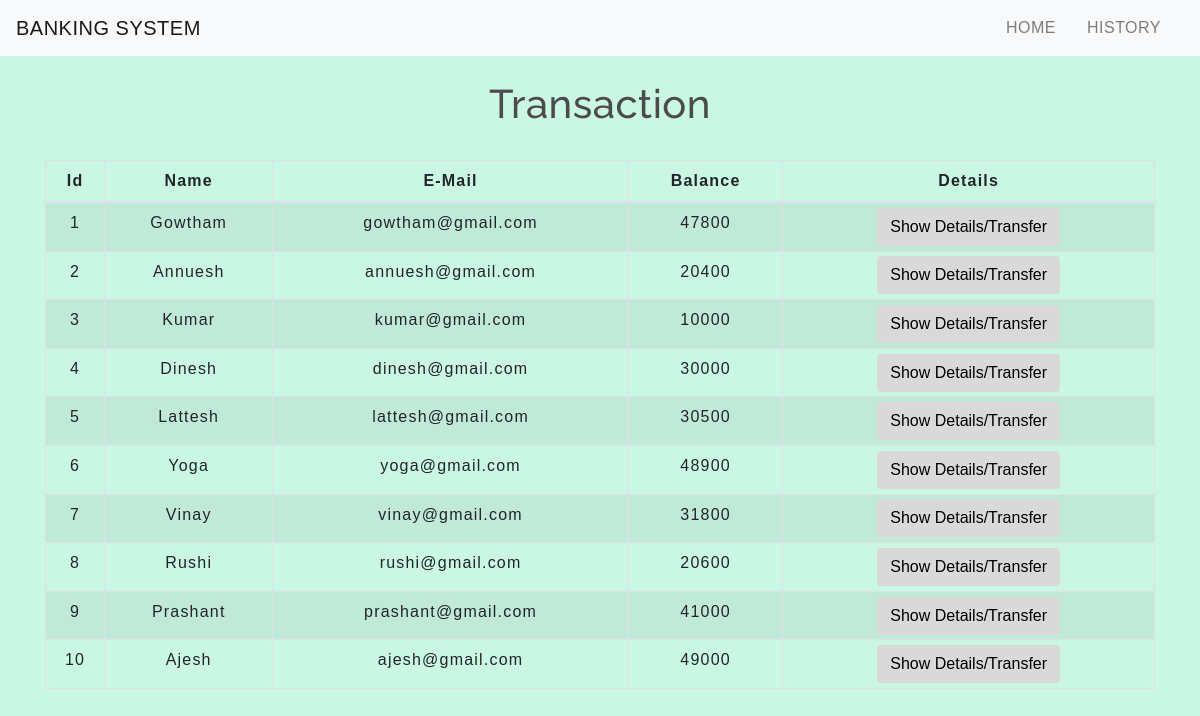
/transaction.php, run on the app's committed database.
### tables this page shows
CREATE TABLE `users` (
  `id` int(20) NOT NULL,
  `name` varchar(20) NOT NULL,
  `email` varchar(30) NOT NULL,
  `balance` int(15) NOT NULL
);

### transaction.php (the view, shortened to what this page needs)
<!DOCTYPE html>
<html lang="en">
<head>
    <link rel="stylesheet" href="https://maxcdn.bootstrapcdn.com/bootstrap/4.0.0/css/bootstrap.min.css">
    <link rel="stylesheet" type="text/css" href="css/table.css">
    <link rel="stylesheet" type="text/css" href="css/navbar.css">
</head>
<body>
<?php
    include 'config.php';
    $sql = "SELECT * FROM users";
    $result = mysqli_query($conn,$sql);
?>
<?php
  include 'navbar.php';
?>
<div class="container">
        <h2 class="text-center pt-4">Transaction</h2>
        <br>
            <div class="row">
                <div class="col">
                    <div class="table-responsive-sm">
                    <table class="table table-hover table-sm table-striped table-condensed table-bordered">
                        <thead>
                            <tr>
                            <th scope="col" class="text-center py-2">Id</th>
                            <th scope="col" class="text-center py-2">Name</th>
                            <th scope="col" class="text-center py-2">E-Mail</th>
                            <th scope="col" class="text-center py-2">Balance</th>
                            <th scope="col" class="text-center py-2">Details</th>
                            </tr>
                        </thead>
                        <tbody>
                <?php
                    while($rows=mysqli_fetch_assoc($result)){
                ?>
                    <tr>
                        <td class="py-2"><?php echo $rows['id'] ?></td>
                        <td class="py-2"><?php echo $rows['name']?></td>
                        <td class="py-2"><?php echo $rows['email']?></td>
                        <td class="py-2"><?php echo $rows['balance']?></td>
                        <td><a href="customerdetails.php?id= <?php echo $rows['id'] ;?>"> <button type="button" class="btn">Show Details/Transfer</button></a></td>
                    </tr>
                <?php
                    }
                ?>
                        </tbody>
                    </table>
                    </div>
                </div>
            </div>
         </div>
</body>
</html>

### navbar.php (shortened to what this page needs)
<nav class="navbar navbar-expand-md navbar-light bg-light">
<a class="navbar-brand" href="index.php">BANKING SYSTEM</a>
<div class="collapse navbar-collapse" id="collapsibleNavbar">
      <ul class="navbar-nav ml-auto">
        <li class="nav-item">
          <a class="nav-link" href="index.php">HOME</a>
        </li>
        <li class="nav-item">
          <a class="nav-link" href="transactionhistory.php">HISTORY</a>
        </li>
    </div>
 </nav>

### table.css (style rules this page uses)
* { padding: 0; margin: 0; box-sizing: border-box; font-family: sans-serif; }
h2 { font-size: 40px; }
table { letter-spacing: 1.2px; }
td { text-align: center; }
button { border:none; background: #d9d9d9; transition: 1s; }

### navbar.css (style rules this page uses)
.nav-link { margin-right: 15px; color:#2F363F; letter-spacing: 0.5px; transition: 0.5s; }
.navbar-brand { color: #4C4B4B; letter-spacing: 0.5px; }
h2 { color: #4C4B4B; letter-spacing: 0.5px; font-family: raleway; }

### transaction.php (style rules this page uses)
button { transition: 1.5s; }
body { background-color: #CAF7E3; }

### data on the page
users: id "1", name "Gowtham", email "gowtham@gmail.com", balance "47800"
users: id "2", name "Annuesh", email "annuesh@gmail.com", balance "20400"
users: id "3", name "Kumar", email "kumar@gmail.com", balance "10000"
users: id "4", name "Dinesh", email "dinesh@gmail.com", balance "30000"
users: id "5", name "Lattesh", email "lattesh@gmail.com", balance "30500"
users: id "6", name "Yoga", email "yoga@gmail.com", balance "48900"
users: id "7", name "Vinay", email "vinay@gmail.com", balance "31800"
users: id "8", name "Rushi", email "rushi@gmail.com", balance "20600"
users: id "9", name "Prashant", email "prashant@gmail.com", balance "41000"
users: id "10", name "Ajesh", email "ajesh@gmail.com", balance "49000"
